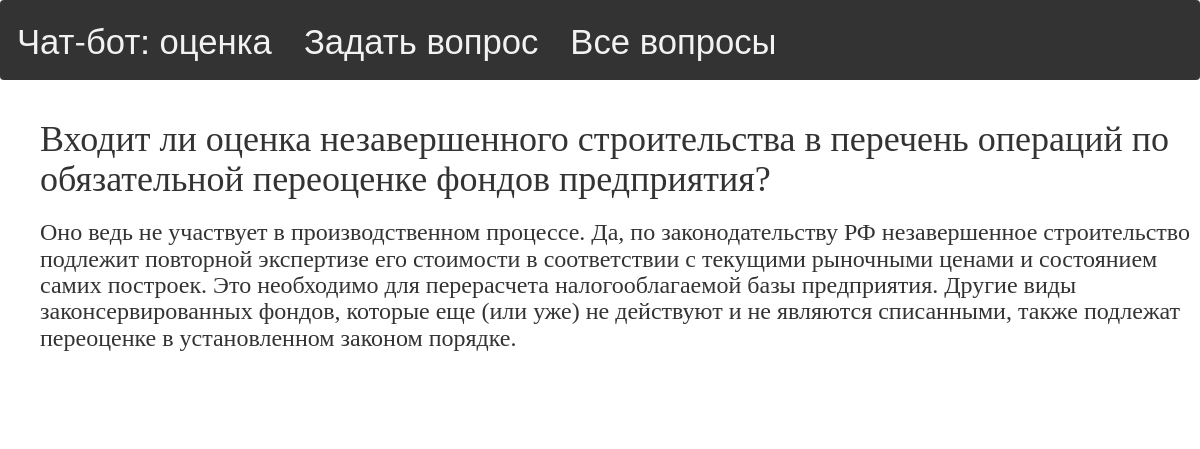
Screenshot of /answer/807/ with the database file from the repository.
### myapp/models.py (models this page shows, shortened)
class Question(models.Model):
    question = models.TextField(default='')
    answer = models.TextField(default='')
    asked_date = models.IntegerField(default=0)

### myapp/views.py (the view)
# urls.py: path('answer/<int:pk>/', views.answer, name='answer'),
def answer(request, pk):
    if (len(config.main_bag) == 0):
        init(Question.objects.all())
    answer = get_object_or_404(Question, pk=pk)
    answer.asked_date = timezone.now().timestamp()
    answer.save()
    return render(request, 'myapp/answer.html', {'answer': answer})

### myapp/templates/myapp/answer.html
{% extends 'myapp/base.html' %}
{% block content %}
    <div class="question">
        <h1>{{ answer.question }}</h1>
        <h3>{{ answer.answer|linebreaksbr }}</h3>
    </div>
{% endblock %}

### myapp/static/css/home.css (style rules this page uses)
h1, h2, h3, h4 { font-family: 'HANSIEF'; }
.question { width: 100%; margin-bottom: 70px; }

### rows the page displays
Question: question "Входит ли оценка незавершенного строительства в перечень операций по обязательной переоценке фондов предприятия?", answer "Оно ведь не участвует в производственном процессе. Да, по законодательству РФ незавершенное строительство подлежит повторной экспертизе его стоимости в соответствии с текущими рыночными ценами и состоянием самих построек. Это необходимо для перерасчета налогооблагаемой базы предприятия. Другие виды законсервированных фондов, которые еще (или уже) не действуют и не являются списанными, также подлежат переоценке в установленном законом порядке."
